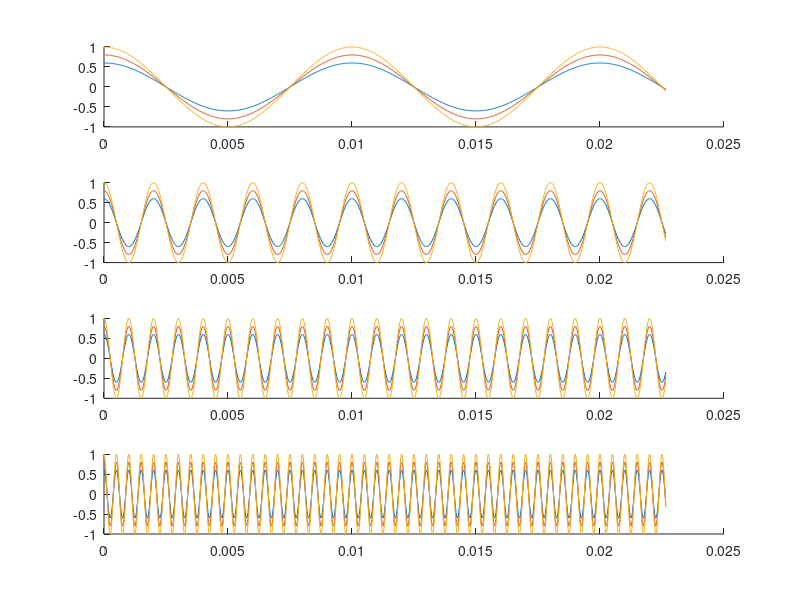

Write the MATLAB code that produced this figure.
clc, clear, close all

% Frequences to be played in hz
frequencies = [100, 500, 1000, 2000];

duration = 0.3; 			% Duration of the Sound
amplitudes = 0.6:0.2:1; 	% Amplitude
fs = 44100; 				% Sampling Rate
T = 1 / fs;					% Sampling Period
t = 0:T:duration;			% Time Vector

signals = zeros(length(frequencies), length(t), length(amplitudes));

plot(0, 0)

for (i = 1:length(frequencies))
	for (j = 1:length(amplitudes))
		% Calculating the sound vector for a given frequency
		signal = amplitudes(j) * cos(2 * pi * frequencies(i) * t);
		
		% Playing the Sound
		sound(signal, fs)
		
% 		if ~((amplitudes(j) == 0.8) || (frequencies(i) == 1000))
% 			continue % nothing after continue will be executed	
% 		end
% 		
% 		if ~(frequencies(i) == 1500)
% 			continue
% 		end
		
		% Plot out the signals
		subplot(length(frequencies), 1, i)
		hold on
		ylim([-1, 1])
		plot(t(1:1000), signal(1:1000))
		
		% Pausing the loop so that we can hear all the frequencies individually
		pause(duration) % waits for the duration
		
		% Save the calculated signal for later use
		signals(i, :, j) = signal;
		
	end
end